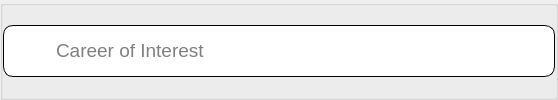
                  <widget class="QGroupBox" name="career">
                   <property name="title">
                    <string/>
                   </property>
                   <property name="alignment">
                    <set>Qt::AlignCenter</set>
                   </property>
                   <layout class="QHBoxLayout" name="horizontalLayout_23">
                    <property name="spacing">
                     <number>0</number>
                    </property>
                    <property name="leftMargin">
                     <number>0</number>
                    </property>
                    <property name="topMargin">
                     <number>0</number>
                    </property>
                    <property name="rightMargin">
                     <number>0</number>
                    </property>
                    <property name="bottomMargin">
                     <number>0</number>
                    </property>
                    <item>
                     <widget class="QGroupBox" name="groupBox_14">
                      <property name="sizePolicy">
                       <sizepolicy hsizetype="Fixed" vsizetype="Fixed">
                        <horstretch>0</horstretch>
                        <verstretch>0</verstretch>
                       </sizepolicy>
                      </property>
                      <property name="minimumSize">
                       <size>
                        <width>100</width>
                        <height>0</height>
                       </size>
                      </property>
                      <property name="maximumSize">
                       <size>
                        <width>1250</width>
                        <height>16777215</height>
                       </size>
                      </property>
                      <property name="styleSheet">
                       <string notr="true">border-style:solid;
border-width:1px;
border-radius: 10px;
background-color:white;</string>
                      </property>
                      <property name="title">
                       <string/>
                      </property>
                      <layout class="QHBoxLayout" name="horizontalLayout_15">
                       <property name="spacing">
                        <number>10</number>
                       </property>
                       <property name="leftMargin">
                        <number>10</number>
                       </property>
                       <property name="topMargin">
                        <number>10</number>
                       </property>
                       <property name="rightMargin">
                        <number>0</number>
                       </property>
                       <property name="bottomMargin">
                        <number>10</number>
                       </property>
                       <item>
                        <widget class="QGroupBox" name="groupBox_15">
                         <property name="sizePolicy">
                          <sizepolicy hsizetype="Expanding" vsizetype="Expanding">
                           <horstretch>0</horstretch>
                           <verstretch>0</verstretch>
                          </sizepolicy>
                         </property>
                         <property name="maximumSize">
                          <size>
                           <width>30</width>
                           <height>30</height>
                          </size>
                         </property>
                         <property name="styleSheet">
                          <string notr="true">border:none;</string>
                         </property>
                         <property name="title">
                          <string/>
                         </property>
                         <layout class="QVBoxLayout" name="verticalLayout_14">
                          <property name="leftMargin">
                           <number>0</number>
                          </property>
                          <property name="topMargin">
                           <number>0</number>
                          </property>
                          <property name="rightMargin">
                           <number>0</number>
                          </property>
                          <property name="bottomMargin">
                           <number>0</number>
                          </property>
                          <item>
                           <widget class="QLabel" name="mbtiLabel_6">
                            <property name="sizePolicy">
                             <sizepolicy hsizetype="Minimum" vsizetype="Minimum">
                              <horstretch>0</horstretch>
                              <verstretch>0</verstretch>
                             </sizepolicy>
                            </property>
                            <property name="minimumSize">
                             <size>
                              <width>30</width>
                              <height>30</height>
                             </size>
                            </property>
                            <property name="maximumSize">
                             <size>
                              <width>30</width>
                              <height>30</height>
                             </size>
                            </property>
                            <property name="text">
                             <string/>
                            </property>
                            <property name="pixmap">
                             <pixmap>assets/book-open-svgrepo-com.svg</pixmap>
                            </property>
                            <property name="scaledContents">
                             <bool>true</bool>
                            </property>
                           </widget>
                          </item>
                         </layout>
                        </widget>
                       </item>
                       <item>
                        <widget class="QLineEdit" name="mbtiBox_6">
                         <property name="sizePolicy">
                          <sizepolicy hsizetype="Expanding" vsizetype="Fixed">
                           <horstretch>0</horstretch>
                           <verstretch>0</verstretch>
                          </sizepolicy>
                         </property>
                         <property name="minimumSize">
                          <size>
                           <width>500</width>
                           <height>0</height>
                          </size>
                         </property>
                         <property name="maximumSize">
                          <size>
                           <width>1250</width>
                           <height>16777215</height>
                          </size>
                         </property>
                         <property name="font">
                          <font>
                           <pointsize>14</pointsize>
                          </font>
                         </property>
                         <property name="styleSheet">
                          <string notr="true">border:none;
</string>
                         </property>
                         <property name="inputMask">
                          <string/>
                         </property>
                         <property name="text">
                          <string/>
                         </property>
                         <property name="placeholderText">
                          <string>Career of Interest</string>
                         </property>
                         <property name="clearButtonEnabled">
                          <bool>false</bool>
                         </property>
                        </widget>
                       </item>
                      </layout>
                     </widget>
                    </item>
                   </layout>
                  </widget>
